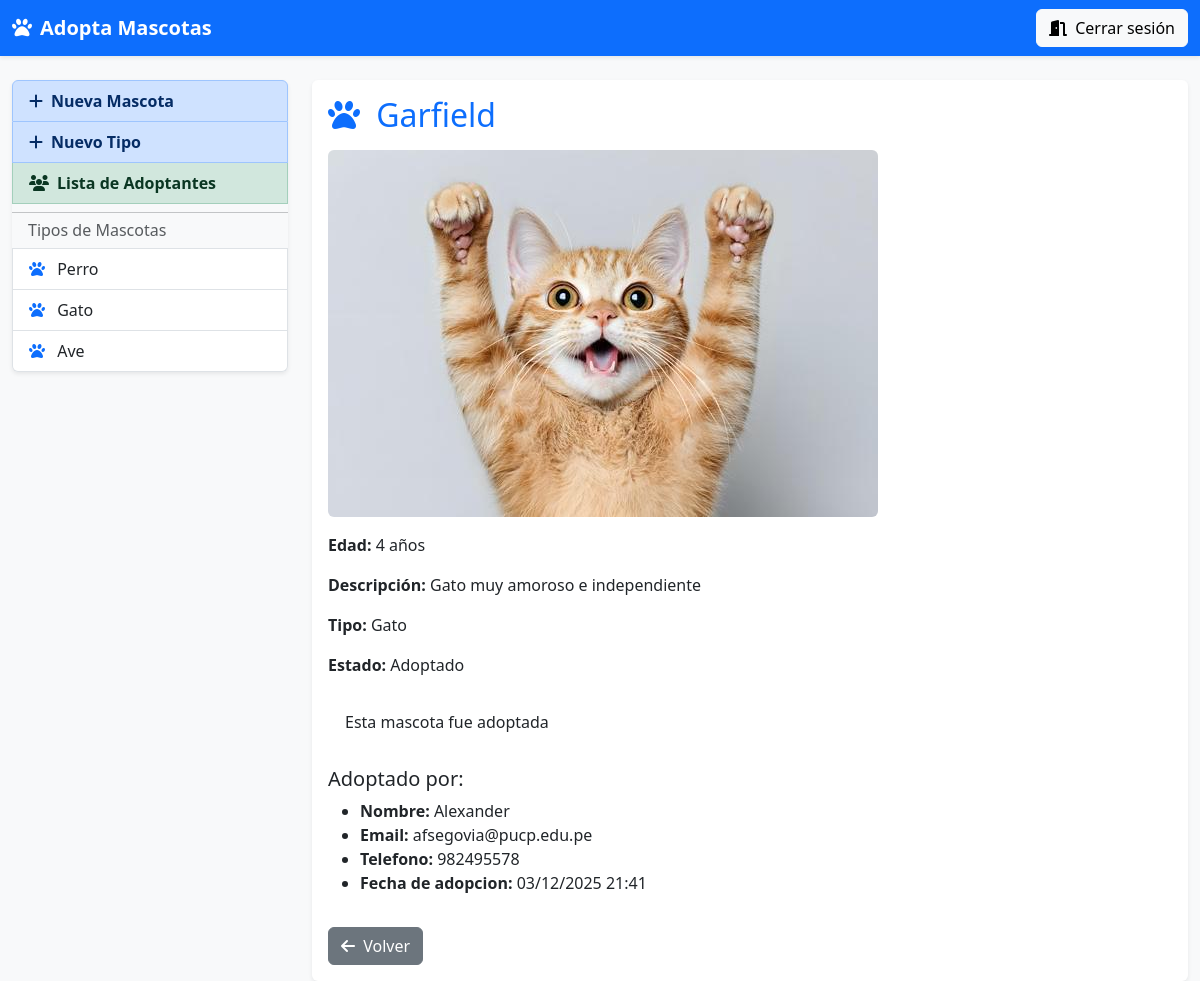
Screenshot of /detalleMascota/3 (signed in) with the database file from the repository.
### app1/models.py (models this page shows, shortened)
class TipoMascota(models.Model):
    nombre = models.CharField(max_length=64,null=True,blank=True)
    descripcion = models.TextField(max_length=256,null=True,blank=True)

class Mascota(models.Model):
    nombre = models.CharField(max_length=128,null=True,blank=True)
    edad = models.IntegerField()
    descripcion = models.TextField(max_length=512,null=True,blank=True)
    foto = models.ImageField(upload_to='mascotas/')
    tipo = models.ForeignKey(TipoMascota, on_delete=models.CASCADE)
    estado = models.CharField(max_length=20,null=True,blank=True)

class Adopcion(models.Model):
    mascota = models.OneToOneField(Mascota, on_delete=models.CASCADE)
    persona = models.ForeignKey(Persona, on_delete=models.CASCADE)
    fecha_adopcion = models.CharField(max_length=20,null=True,blank=True)

class Persona(models.Model):
    nombre = models.CharField(max_length=128,null=True,blank=True)
    email = models.CharField(max_length=128,null=True,blank=True)
    telefono = models.CharField(max_length=20,null=True,blank=True)

### app1/views.py (the view, shortened to what this page needs)
# urls.py: path('detalleMascota/<int:idMascota>',views.detalleMascota,name='detalleMascota'),
@login_required(login_url='/')
def detalleMascota(request,idMascota):
    mascota = Mascota.objects.get(id=idMascota)
    tipos = TipoMascota.objects.all()
    adopcion = None
    if mascota.estado == 'Adoptado':
        try:
            adopcion = Adopcion.objects.get(mascota=mascota)
        except Adopcion.DoesNotExist:
            adopcion = None
    return render(request,'detalleMascota.html',{
        "tipos":tipos,
        "adopcion": adopcion,
        "mascota":mascota,
    })

### app1/templates/detalleMascota.html
{% extends "layout.html" %}
{% block content %}
  <div class="card shadow-sm border-0">
    <div class="card-body">
      <h2 class="mb-3 text-primary">
        <i class="fa-solid fa-paw me-2"></i> {{ mascota.nombre }}
      </h2>
        {% if mascota.foto %}
          <img src="{{ mascota.foto.url }}" class="img-fluid rounded mb-3" alt="{{ mascota.nombre }}">
        {% else %}
          <img src="https://via.placeholder.com/400x300?text=Sin+Foto" class="img-fluid rounded mb-3">
        {% endif %}
      <p><strong>Edad:</strong> {{ mascota.edad }} años</p>
      <p><strong>Descripción:</strong> {{ mascota.descripcion }}</p>
      <p><strong>Tipo:</strong> {{ mascota.tipo.nombre }}</p>
      <p><strong>Estado:</strong> {{ mascota.estado }}</p>
      {% if mascota.estado == 'Disponible' %}
      <form method="post">
      {% csrf_token %}
        <div class="mb-3">
          <label for="nombre" class="form-label">Nombre</label>
          <input type="text" class="form-control" id="nombre" name="nombre" required>
        </div>
        <div class="mb-3">
          <label for="email" class="form-label">Email</label>
          <input type="text" class="form-control" id="email" name="email" required>
        </div>
        <div class="mb-3">
          <label for="telefono" class="form-label">Telefono</label>
          <input type="text" class="form-control" id="telefono" name="telefono" required>
        </div>
        <button type="submit" class="btn btn-success">
          <i class="fa-solid fa-heart me-1"></i> Adoptar
        </button>
      </form>
      {% else %}
        <div class="alert aler-info">
          Esta mascota fue adoptada
        </div>
        {% if adopcion %}
        <h5 class="mt-3">Adoptado por: </h5>
        <ul>
          <li><strong>Nombre:</strong> {{ adopcion.persona.nombre }}</li>
          <li><strong>Email:</strong> {{ adopcion.persona.email }}</li>
          <li><strong>Telefono:</strong> {{ adopcion.persona.telefono }}</li>
          <li><strong>Fecha de adopcion:</strong> {{ adopcion.fecha_adopcion }}</li>
        </ul>
        {% endif %}
      {% endif %}
      <a href="{% url 'app1:home' %}" class="btn btn-secondary mt-3">
        <i class="fa-solid fa-arrow-left me-1"></i> Volver
      </a>
    </div>
  </div>
{% endblock %}

### app1/templates/layout.html (shortened to what this page needs)
<!DOCTYPE html>
<html lang="es">
<head>
  <link href="https://cdn.jsdelivr.net/npm/bootstrap@5.3.0/dist/css/bootstrap.min.css"
        rel="stylesheet"
>
  <link rel="stylesheet"
        href="https://cdnjs.cloudflare.com/ajax/libs/font-awesome/6.3.0/css/all.min.css"
 />
</head>
<body class="bg-light">
  <nav class="navbar navbar-expand-lg navbar-dark bg-primary shadow-sm">
    <div class="container-fluid">
      <a class="navbar-brand fw-bold" href="{% url 'app1:home' %}">
        <i class="fa-solid fa-paw me-2"></i>Adopta Mascotas
      </a>
      <div>
        <a href="{% url 'app1:cerrarSesion' %}" class="btn btn-light">
          <i class="fa-solid fa-door-open me-1"></i> Cerrar sesión
        </a>
      </div>
    </div>
  </nav>
  <div class="container-fluid mt-4">
    <div class="row">
      <aside class="col-md-3 mb-3">
        <div class="list-group shadow-sm">
          <a href="{% url 'app1:crearMascota' %}" class="list-group-item list-group-item-action list-group-item-primary fw-bold">
            <i class="fa-solid fa-plus me-2"></i>Nueva Mascota
          </a>
          <a href="{% url 'app1:crearTipo' %}" class="list-group-item list-group-item-action list-group-item-primary fw-bold">
            <i class="fa-solid fa-plus me-2"></i>Nuevo Tipo
          </a>
          <a href="{% url 'app1:listaAdoptantes' %}" class="list-group-item list-group-item-action list-group-item-success fw-bold">
            <i class="fa-solid fa-users me-2"></i>Lista de Adoptantes
          </a>
          <hr class="my-2">
          <h6 class="px-3 text-muted">Tipos de Mascotas</h6>
          {% for tipo in tipos %}
            <a href="{% url 'app1:mascotasxtipo' tipo.id %}" class="list-group-item list-group-item-action">
              <i class="fa-solid fa-paw me-2 text-primary"></i> {{ tipo.nombre }}
            </a>
          {% empty %}
            <p class="px-3 text-muted">No hay tipos aún</p>
          {% endfor %}
        </div>
      </aside>
      <main class="col-md-9">
        {% block content %}{% endblock %}
      </main>
    </div>
  </div>
</body>
</html>

### rows the page displays
TipoMascota: nombre "Perro"
TipoMascota: nombre "Gato"
TipoMascota: nombre "Ave"
Mascota: nombre "Garfield", foto (picture), edad "4", descripcion "Gato muy amoroso e independiente", tipo.nombre "Gato", estado "Adoptado"
Adopcion: persona.nombre "Alexander", persona.email "afsegovia@pucp.edu.pe", persona.telefono "982495578", fecha_adopcion "03/12/2025 21:41"
